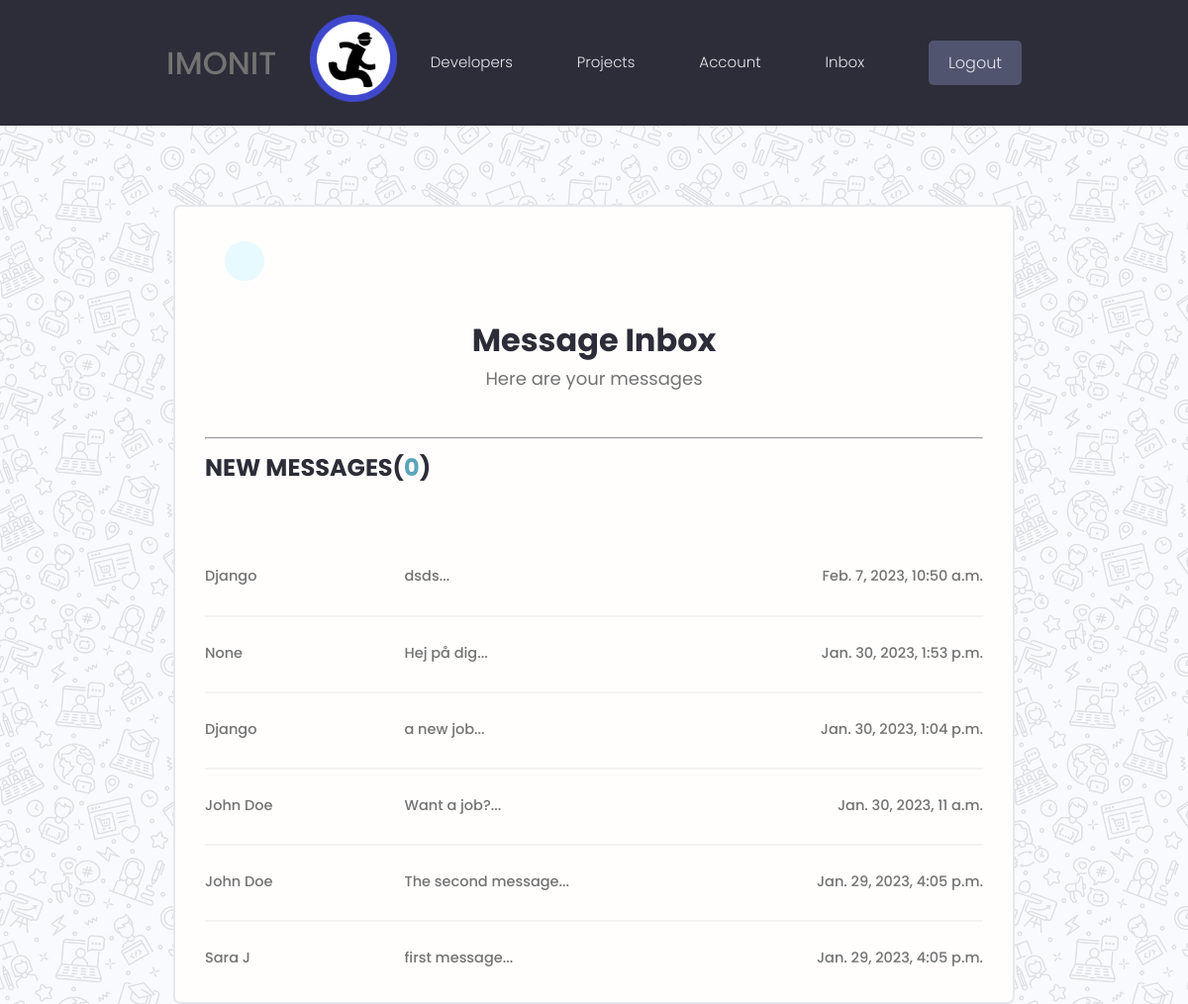
/inbox/ (signed in), run on the app's committed database.
### users/models.py (models this page shows, shortened)
class Message(models.Model):
    sender = models.ForeignKey(Profile, on_delete=models.SET_NULL, null=True, blank=True)
    recipient =  models.ForeignKey(Profile, on_delete=models.SET_NULL, null=True, blank=True, related_name="messages")
    name = models.CharField(max_length=200, null=True, blank=True)
    email = models.EmailField(max_length=200, null=True, blank=True)
    subject = models.CharField(max_length=200, null=True, blank=True)
    body = models.TextField()
    is_read = models.BooleanField(default=False, null=True)
    created = models.DateTimeField(auto_now_add=True)
    id = models.UUIDField(default=uuid.uuid4, unique=True, primary_key=True, editable=False)
    class Meta:
        ordering = ['is_read', '-created']

### users/views.py (the view)
# urls.py: path('inbox/', views.inbox, name='inbox'),
@login_required(login_url="login")
def inbox(request):
    profile = request.user.profile
    messageRequests = profile.messages.all()
    unreadCount = messageRequests.filter(is_read=False).count()
    context= {'messageRequests':messageRequests, 'unreadCount':unreadCount }
    return render(request, 'users/inbox.html', context)

### users/templates/users/inbox.html (shortened to what this page needs)
{% extends 'main.html' %}
{% block content %}
<main class="inbox my-xl auth">
  <div class="content-box">
    <ul class="messages">
      <a style="margin-top: 30px; margin-left:20px" class="backButton" href="{% url 'inbox' %}"></a>
      <div class="auth__header text-center">
          <br>
            <h3>Message Inbox</h3>
            <p>Here are your messages</p>
            <br>
            <hr>
        <h3 class="inbox__title">New Messages(<span>{{unreadCount}}</span>)</h3>
        <br>
      </div>
        {% for message in messageRequests %}
        {% if message.is_read == False %}
        <li class="message message--unread">
          {% else %}
          <li class="message message--read">
            {% endif %}
            <a href="{% url 'message' message.id %}">
              <span class="message__author">{{message.name}}</span>
              <span class="message__subject">{{message.subject|slice:'20'}}...</span>
              <span class="message__date">{{message.created}}</span>
            </a>
          </li>
          {% endfor %}
        </ul>
    </div>
  </main>
  {% endblock  %}

### static/styles/app.css (style rules this page uses)
:root { --color-sub: #2d2d39; }
.content-box { width: 95%; max-width: 85rem; margin: 0 auto; }
.auth { width: 100%; position: relative; z-index: 1; background: transparent; height: 99vh; display: flex; justify-content: center; }
.auth::after { z-index: -1; opacity: 0.1; content: ''; display: block; position: fixed; top: 0; left: 0; bottom: 0; right: 0; background: url(../images/pattern.jpg); }
.auth__header h3 { color: var(--color-sub); font-weight: 700; margin-top: 1rem; }
.auth__header p { font-weight: 400; font-size: 1.8rem; margin-bottom: 2rem; }
.inbox { height: 90vh; }
.inbox__title, .inbox__title span { font-size: 2.4rem; font-weight: 700; color: var(--color-sub); text-transform: uppercase; text-align: left; margin-bottom: 3rem; }
.inbox__title span { color: var(--color-main); }
.messages { list-style: none; background: var(--color-white); padding: 0.5rem 3rem; border: 2px solid var(--color-light); border-radius: 0.7rem; }
.message { padding: 2.5rem 0; }
.message > a span { font-size: 1.45rem; font-weight: 500; }
.message:not(:last-child) { border-bottom: 2px solid var(--color-white-light); }
.message > a { display: flex; gap: 1rem; }
.message__author, .message__date { flex-basis: 25%; }
.message__subject { flex-basis: 50%; }
.message__date { text-align: right; }
.backButton { background: var(--color-main-light); color: var(--color-main); width: 4rem; height: 4rem; display: flex; align-items: center; justify-content: center; border-radius: 50%; }

### static/uikit/styles/modules/_variables.css (style rules this page uses)
:root { --color-main: #5aa5b9; --color-main-light: #e6faff; --color-sub: #3f4156; --color-sub-light: #51546e; --color-sub-lighter: #ededfd; --color-text: #737373; --color-gray: #8b8b8b; --color-light: #e5e7eb; --color-light-gray: #767676; --color-bg: #f8fafd; --color-white: #fffefd; --color-white-light: #f3f3f3; --color-success: #359e64; --color-success-bg: #def8e8; --color-error: #fc4b0b; --color-error-bg: #fff2ee; --font-base: 'Poppins', arial, helvetica, 'Segoe UI', roboto, ubuntu, sans-serif; --font-monospace: 'Fira Code', 'Courier New', courier, monospace; --font-regular: 300; --font-medium: 500; --font-bold: 700; --generic-shadow: 1px 1px 5px #00000010; --generic-transition: all 0.3s ease-in-out; }

### static/uikit/styles/modules/_base.css (style rules this page uses)
* { margin: 0; padding: 0; box-sizing: border-box; text-rendering: optimizeLegibility; color: inherit; font-size: inherit; }
html { font-size: 50%; }
@media only screen and (min-width: 480px) { html { font-size: 56.25%; } }
@media only screen and (min-width: 1200px) { html { font-size: 62.5%; } }
body { line-height: 1.6; font-weight: 400; font-size: 1.5rem; color: var(--color-text); background-color: var(--color-bg); min-height: 100vh; }

### static/uikit/styles/modules/_typography.css (style rules this page uses)
* { font-family: var(--font-base); }
h3 { font-size: 3.2rem; font-weight: var(--font-medium); }
p, span, strong { font-size: 1.6rem; color: var(--color-text); font-weight: var(--font-regular); }
a { padding-bottom: 2px; text-decoration: none; display: inline-block; color: var(--color-main); font-weight: var(--font-medium); }

### static/uikit/styles/modules/_utilities.css (style rules this page uses)
.text-center { text-align: center; }
.my-xl { margin: 8rem auto; }

### data on the page
Message: name "Django", subject "dsds", created "Feb. 7, 2023, 10:50 a.m."
Message: name "None", subject "Hej på dig", created "Jan. 30, 2023, 1:53 p.m."
Message: name "Django", subject "a new job", created "Jan. 30, 2023, 1:04 p.m."
Message: name "John Doe", subject "Want a job?", created "Jan. 30, 2023, 11 a.m."
Message: name "John Doe", subject "The second message", created "Jan. 29, 2023, 4:05 p.m."
Message: name "Sara J", subject "first message", created "Jan. 29, 2023, 4:05 p.m."

### other printed values
{{ unreadCount }} "0"
